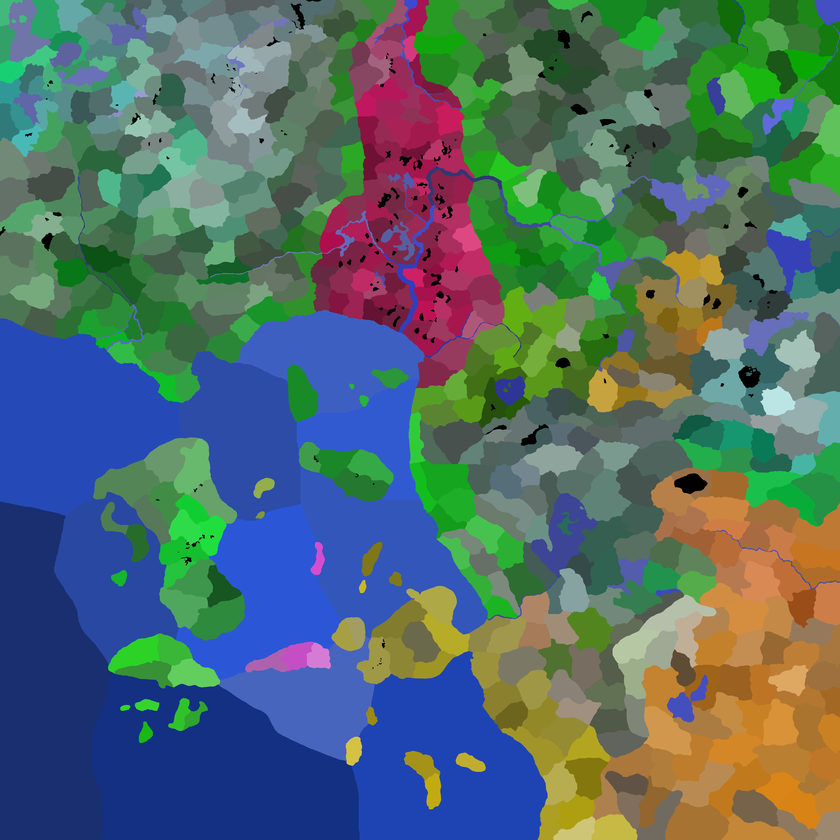
#> input picture backend/src/editor/provinces.png, 840 x 840 px, shrunk from 6400 x 6400 before the run
$ python province_validator.py
#> lines starting #> are read from the running program, lines starting #| are printed output that depends on the picture
from PIL import Image
import numpy as np

FOUND_COLOR = (0, 255, 0)   # green for land provinces
BLACK = (0, 0, 0)
WATER_TERRAINS = {"water", "sea"}

PROGRESS_INTERVAL = 250_000  # pixels between console updates

# -----------------------------
# Load provinces.txt
# -----------------------------
def load_provinces_txt(path):
    """
    Returns:
        id_to_data: { pid: (rgb_tuple, terrain) }
    """
#> called with path = 'provinces.txt'
    id_to_data = {}

    with open(path, "r", encoding="utf-8") as f:
#> (reads backend/src/editor/provinces.txt from the repository)
        for line in f:
            if "=" not in line:
                continue

            # Expected format:
            # id = r,g,b;terrain;fertility
            left, right = line.split("=")
            pid = int(left.strip())

            parts = right.strip().split(";")
            if len(parts) < 2:
                continue

            r, g, b = map(int, parts[0].split(","))
            terrain = parts[1].strip().lower()

            id_to_data[pid] = ((r, g, b), terrain)

    return id_to_data


# -----------------------------
# Main
# -----------------------------
def main():
    provinces_txt = "provinces.txt"
    provinces_png = "provinces.png"
    output_png = "province_validation.png"

    id_to_data = load_provinces_txt(provinces_txt)

    # Build fast lookup: rgb -> terrain
    color_to_terrain = {
        rgb: terrain
        for (rgb, terrain) in id_to_data.values()
    }

    defined_colors = set(color_to_terrain.keys())

    img = Image.open(provinces_png).convert("RGB")
    img_np = np.array(img)

    height, width, _ = img_np.shape
#> height = 840; width = 840
    total_pixels = height * width
#> total_pixels = 705600
    processed = 0

    found_colors = set()

    # Scan image
    for y in range(height):
        for x in range(width):
            processed += 1

            # Progress output
            if processed % PROGRESS_INTERVAL == 0 or processed == total_pixels:
                percent = (processed / total_pixels) * 100
                print(
                    f"\rScanning PNG: {processed:,} / {total_pixels:,} pixels ({percent:.1f}%)",
                    end="",
                    flush=True
                )

            color = tuple(img_np[y, x])
            if color == BLACK:
                continue

            if color in defined_colors:
                found_colors.add(color)

                terrain = color_to_terrain[color]
                if terrain in WATER_TERRAINS:
                    img_np[y, x] = BLACK
                else:
                    img_np[y, x] = FOUND_COLOR
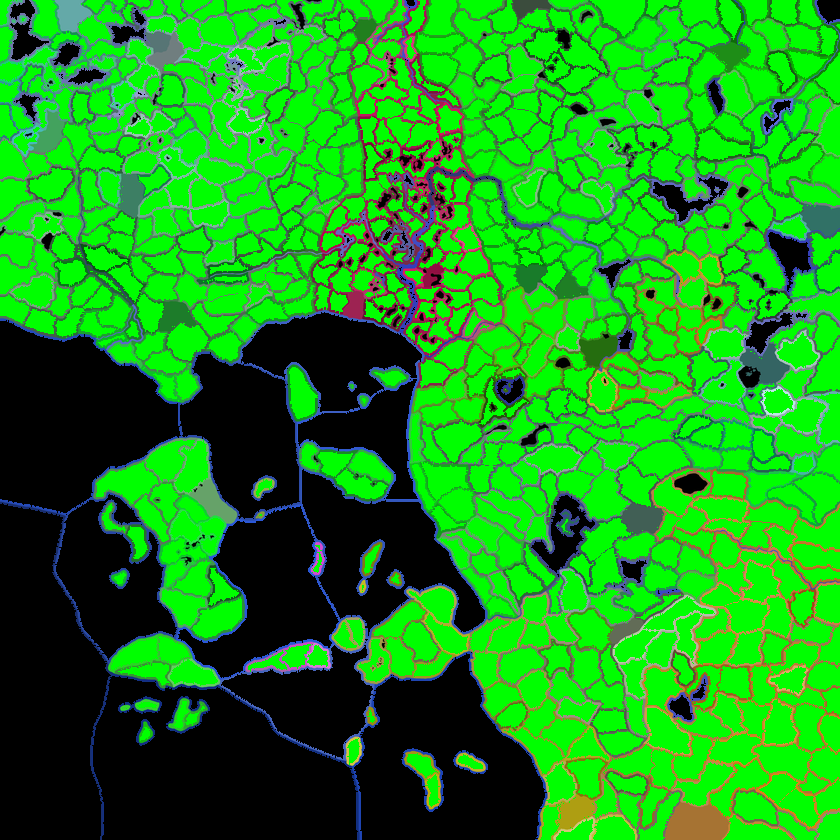
#> img_np: shape (840, 840, 3); mean R, G, B 22.8, 151.4, 22.9
#> after the loop, found_colors = 780 items; processed = 705600

    print()  # newline after progress completes

    # Determine missing provinces
    missing = [
        pid for pid, (rgb, _) in id_to_data.items()
        if rgb not in found_colors
    ]
#> missing = [104, 285, 457, 749, 756, 760, 762, 765, 770, 771, 772, 775, 781, 782, 784, 785, 786]

    # Save visualization
    Image.fromarray(img_np).save(output_png)

    # Console output
    print("=== Province Validation Report ===")
    print(f"Total defined provinces: {len(id_to_data)}")
    print(f"Provinces found on PNG: {len(found_colors)}")
#| Provinces found on PNG: 780
    print(f"Missing provinces: {len(missing)}\n")
#| Missing provinces: 17

    if missing:
        print("Provinces defined in provinces.txt but NOT found on the PNG:")
        for pid in sorted(missing):
            rgb, terrain = id_to_data[pid]
            print(f"  Province {pid} (RGB {rgb}, terrain={terrain})")
#> this loop made 17 passes
#> (pid, rgb, terrain) on passes 1 to 12: (104, (29, 141, 23), 'jungle'), (285, (97, 108, 87), 'hills'), (457, (157, 34, 82), 'bog'), (749, (118, 125, 203), 'water'), (756, (83, 92, 179), 'water'), (760, (80, 93, 222), 'water'), (762, (42, 54, 184), 'water'), (765, (96, 105, 199), 'water'), (770, (32, 42, 144), 'water'), (771, (45, 56, 166), 'water'), (772, (41, 53, 180), 'water'), (775, (72, 82, 182), 'water')
#|   Province 104 (RGB (29, 141, 23), terrain=jungle)
#|   Province 285 (RGB (97, 108, 87), terrain=hills)
#|   Province 457 (RGB (157, 34, 82), terrain=bog)
#|   Province 749 (RGB (118, 125, 203), terrain=water)
#|   Province 756 (RGB (83, 92, 179), terrain=water)
#|   Province 760 (RGB (80, 93, 222), terrain=water)
#|   Province 762 (RGB (42, 54, 184), terrain=water)
#|   Province 765 (RGB (96, 105, 199), terrain=water)
#> (further printed lines are left out)
    else:
        print("All provinces were found on the PNG.")

    print(f"\nValidation image written to: {output_png}")


if __name__ == "__main__":
    main()
